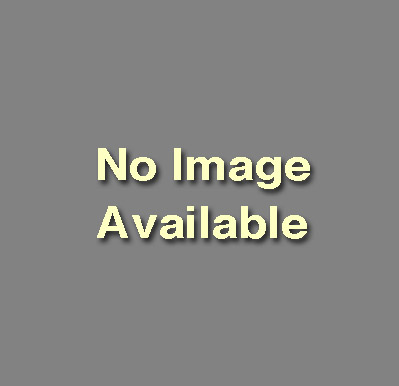
#> input picture scripts/proc/Z-image.jpg, 399 x 386 px
$ python histogram.py Z-image.jpg out.png 1.0 1.0
#> lines starting #> are read from the running program, lines starting #| are printed output that depends on the picture
# from EMAN2 import *
# from sparx import *

import matplotlib.pyplot as plt
import numpy as np
from matplotlib import colors
from matplotlib.ticker import PercentFormatter
from PIL import Image, ImageDraw, ImageFont, ImageFilter
import sys
import os


if __name__ == "__main__":

	if len(sys.argv) != 5:
		sys.exit("Missuse detected (histogram)")

	filename_in = sys.argv[1]
	filename_out = sys.argv[2]
	min = float(sys.argv[3])
	max = float(sys.argv[4])

	frame = Image.open(filename_in)
#> frame is the input picture: PIL image 399x386 RGB; mean R, G, B 133, 133, 130.7
	# frame = get_image(filename_in)

	print( "Read image ", filename_in, ",  MIN = ",min,", MAX = ",max )

	n_bins = 20

	# h = histogram(frame, n_bins)

	x = np.array(frame)
	x = x * (max - min)
#> x: shape (386, 399, 3) float64; every value is 0
	x = x / 256
	x += min
#> x: shape (386, 399, 3) float64; every value is 1

	# imgplot = plt.imshow(x)

	plt.hist(x.ravel(), bins=256, range=(min, max), fc='k', ec='k')
	# [5 lines of commented-out code are left out]

	plt.savefig(filename_out)
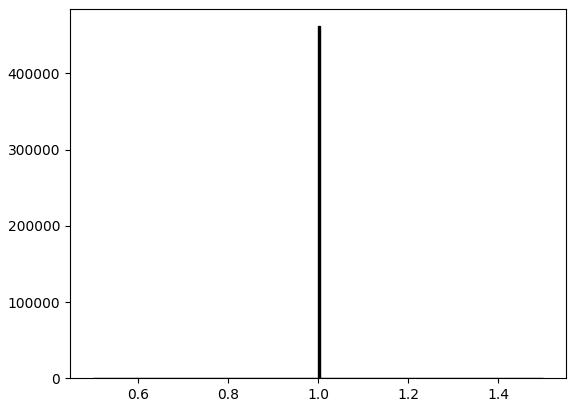
#> figure drawn by matplotlib, 1 panel; tallest bar 462042 high, from x = 1 to 1
